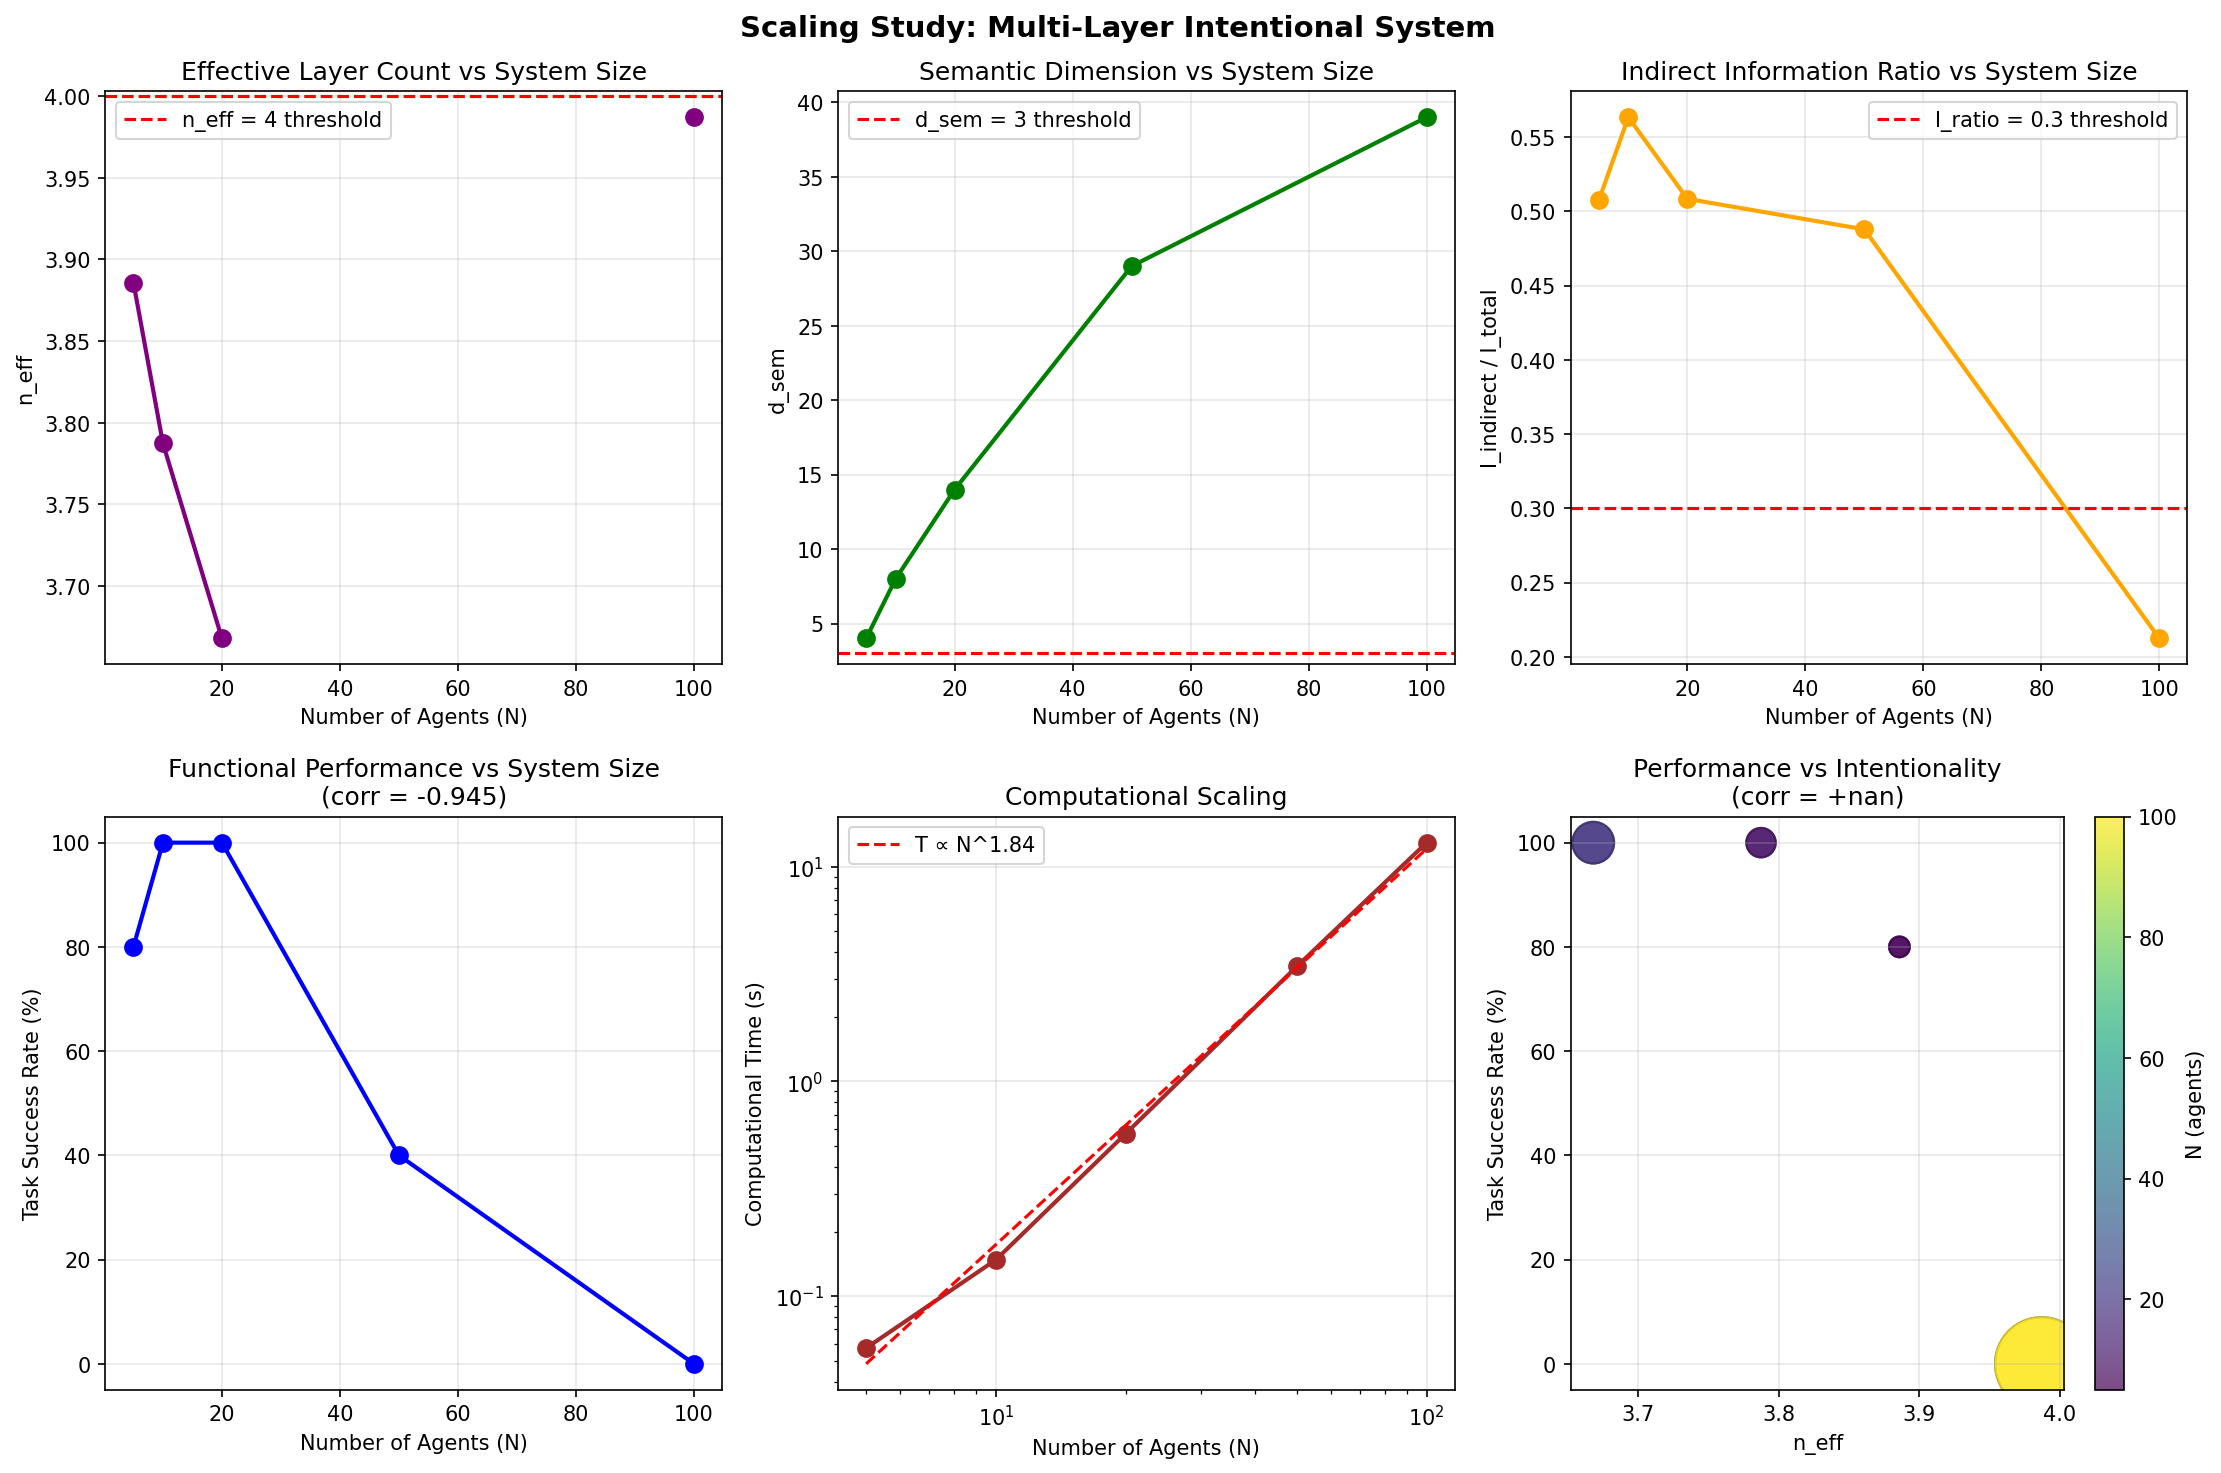

Recreate this plot in Python.
#!/usr/bin/env python3
"""
Scaling Studies for Multi-Layer Intentional System
===================================================

Testuje jak system skaluje się z liczbą agentów:
- N = 5 (baseline)
- N = 10 (small team)
- N = 50 (organization)
- N = 100 (large system)

Kluczowe pytania:
1. Czy intentionality rośnie z N?
2. Czy task-solving poprawia się z N?
3. Czy są phase transitions przy pewnych N?
4. Czy computational cost skaluje się liniowo czy kwadratowo?
"""

import numpy as np
import matplotlib.pyplot as plt
import json
import time
from typing import List, Dict

# Import z main file
import sys
sys.path.append('/home/claude')
from multi_layer_agent import (
    MultiLayerAgent, compute_coupling, compute_n_eff, 
    compute_semantic_dimension, compute_information_flow,
    Task, test_task_solving
)

# ============================================================================
# SCALING EXPERIMENT
# ============================================================================

def run_scaling_experiment(n_agents: int, state_dim: int = 64, n_layers: int = 4,
                           n_steps: int = 30, theta_base: float = 0.12, 
                           gamma: float = 0.1, verbose: bool = True):
    """
    Uruchom eksperyment dla danego N.
    """
    if verbose:
        print(f"\n{'='*70}")
        print(f"SCALING EXPERIMENT: N = {n_agents} agents")
        print(f"{'='*70}")
    
    start_time = time.time()
    
    # Inicjalizuj agentów
    agents = []
    for i in range(n_agents):
        theta = theta_base * (0.8 + 0.4 * np.random.rand())
        agent = MultiLayerAgent(f"Agent_{i+1}", state_dim, n_layers, theta)
        agents.append(agent)
    
    # Historia (tylko końcowe wartości dla scaling)
    final_metrics = {}
    
    # Główna pętla
    for step in range(n_steps):
        # 1. Oblicz coupling
        couplings = np.zeros((n_agents, n_agents))
        for i in range(n_agents):
            for j in range(i+1, n_agents):
                D_ij = compute_coupling(agents[i], agents[j])
                couplings[i,j] = D_ij
                couplings[j,i] = D_ij
        
        # 2. Update agents
        for i, agent in enumerate(agents):
            force = np.zeros(state_dim)
            for j in range(n_agents):
                if i != j:
                    diff = agents[j].state - agent.state
                    force += couplings[i,j] * diff
            
            force += np.random.randn(state_dim) * 0.01
            agent.update_state(force, dt=0.1)
        
        # Progress (tylko co 10 kroków)
        if verbose and (step % 10 == 0 or step == n_steps - 1):
            n_eff = compute_n_eff(agents)
            I_total, I_indirect, I_ratio = compute_information_flow(agents)
            print(f"  Step {step:3d}: n_eff={n_eff:.2f}, I_ratio={I_ratio:.3f}")
    
    # Końcowe metryki
    n_eff = compute_n_eff(agents)
    d_sem = compute_semantic_dimension(agents, method='pca', variance_threshold=0.90)
    I_total, I_indirect, I_ratio = compute_information_flow(agents)
    
    all_states = np.array([a.state for a in agents])
    V = np.var(all_states)
    sigma = 1.0 / (1.0 + V)
    
    sum_D = np.sum(couplings) / 2
    sum_theta_S = sum(a.theta * np.sum(a.layer_entropy) for a in agents)
    alpha = sum_D / (sum_theta_S + 1e-8)
    
    # Task solving
    np.random.seed(42)
    tasks = []
    for i in range(5):
        difficulty = 0.2 + i * 0.15
        target = np.random.randn(state_dim)
        target = target / np.linalg.norm(target)
        target *= difficulty
        tasks.append(Task(f"Task_{i+1}", target, difficulty))
    
    task_results = test_task_solving(agents, tasks, n_eff, I_ratio)
    
    elapsed_time = time.time() - start_time
    
    final_metrics = {
        'n_agents': n_agents,
        'n_eff': n_eff,
        'd_sem': d_sem,
        'I_ratio': I_ratio,
        'I_total': I_total,
        'I_indirect': I_indirect,
        'sigma': sigma,
        'alpha': alpha,
        'task_success_rate': task_results['success_rate'],
        'computational_time': elapsed_time,
        'coupling_density': sum_D / (n_agents * (n_agents - 1) / 2)
    }
    
    if verbose:
        print(f"\n  FINAL METRICS:")
        print(f"    n_eff = {n_eff:.2f}")
        print(f"    d_sem = {d_sem:.2f}")
        print(f"    I_ratio = {I_ratio:.3f}")
        print(f"    Task Success = {task_results['success_rate']:.1%}")
        print(f"    Time = {elapsed_time:.2f}s")
    
    return final_metrics


# ============================================================================
# MAIN SCALING STUDY
# ============================================================================

def main_scaling_study():
    """
    Główne scaling study: N = 5, 10, 20, 50, 100
    """
    print("="*70)
    print("MULTI-LAYER INTENTIONAL SYSTEM: SCALING STUDY")
    print("="*70)
    print("\nBadamy jak intencjonalność skaluje się z liczbą agentów N.")
    print("Hipoteza: Task-solving poprawia się z N (collective intelligence)")
    print("         ale tylko jeśli n_eff, d_sem, I_ratio pozostają wysokie.")
    
    # Parametry
    N_values = [5, 10, 20, 50, 100]
    state_dim = 64
    n_layers = 4
    n_steps = 30
    
    # Zbierz wyniki
    results = []
    
    for N in N_values:
        metrics = run_scaling_experiment(
            n_agents=N,
            state_dim=state_dim,
            n_layers=n_layers,
            n_steps=n_steps,
            verbose=True
        )
        results.append(metrics)
    
    # ========================================================================
    # ANALIZA I WIZUALIZACJA
    # ========================================================================
    
    print("\n" + "="*70)
    print("SCALING ANALYSIS")
    print("="*70)
    
    # Extract data
    N_array = np.array([r['n_agents'] for r in results])
    neff_array = np.array([r['n_eff'] for r in results])
    dsem_array = np.array([r['d_sem'] for r in results])
    Iratio_array = np.array([r['I_ratio'] for r in results])
    success_array = np.array([r['task_success_rate'] for r in results])
    time_array = np.array([r['computational_time'] for r in results])
    
    # Analiza statystyczna
    print(f"\nTrend analysis:")
    
    # Correlation: N vs task success
    corr_N_success = np.corrcoef(N_array, success_array)[0,1]
    print(f"  Corr(N, task_success) = {corr_N_success:+.3f}")
    
    # Correlation: n_eff vs task success
    corr_neff_success = np.corrcoef(neff_array, success_array)[0,1]
    print(f"  Corr(n_eff, task_success) = {corr_neff_success:+.3f}")
    
    # Computational scaling
    # Fit: time ~ a * N^b
    log_N = np.log(N_array)
    log_time = np.log(time_array)
    p = np.polyfit(log_N, log_time, 1)
    scaling_exponent = p[0]
    print(f"\n  Computational scaling: T ∝ N^{scaling_exponent:.2f}")
    if scaling_exponent < 1.5:
        print(f"    → Sub-quadratic scaling (efficient!)")
    elif scaling_exponent < 2.5:
        print(f"    → Approximately quadratic (expected)")
    else:
        print(f"    → Super-quadratic (inefficient)")
    
    # Wizualizacja
    fig, axes = plt.subplots(2, 3, figsize=(15, 10))
    fig.suptitle('Scaling Study: Multi-Layer Intentional System', 
                 fontsize=14, fontweight='bold')
    
    # Plot 1: n_eff vs N
    ax = axes[0, 0]
    ax.plot(N_array, neff_array, 'o-', linewidth=2, markersize=8, color='purple')
    ax.axhline(4, color='r', linestyle='--', label='n_eff = 4 threshold')
    ax.set_xlabel('Number of Agents (N)')
    ax.set_ylabel('n_eff')
    ax.set_title('Effective Layer Count vs System Size')
    ax.legend()
    ax.grid(True, alpha=0.3)
    
    # Plot 2: d_sem vs N
    ax = axes[0, 1]
    ax.plot(N_array, dsem_array, 'o-', linewidth=2, markersize=8, color='green')
    ax.axhline(3, color='r', linestyle='--', label='d_sem = 3 threshold')
    ax.set_xlabel('Number of Agents (N)')
    ax.set_ylabel('d_sem')
    ax.set_title('Semantic Dimension vs System Size')
    ax.legend()
    ax.grid(True, alpha=0.3)
    
    # Plot 3: I_ratio vs N
    ax = axes[0, 2]
    ax.plot(N_array, Iratio_array, 'o-', linewidth=2, markersize=8, color='orange')
    ax.axhline(0.3, color='r', linestyle='--', label='I_ratio = 0.3 threshold')
    ax.set_xlabel('Number of Agents (N)')
    ax.set_ylabel('I_indirect / I_total')
    ax.set_title('Indirect Information Ratio vs System Size')
    ax.legend()
    ax.grid(True, alpha=0.3)
    
    # Plot 4: Task Success vs N
    ax = axes[1, 0]
    ax.plot(N_array, success_array * 100, 'o-', linewidth=2, markersize=8, color='blue')
    ax.set_xlabel('Number of Agents (N)')
    ax.set_ylabel('Task Success Rate (%)')
    ax.set_title(f'Functional Performance vs System Size\n(corr = {corr_N_success:+.3f})')
    ax.grid(True, alpha=0.3)
    
    # Plot 5: Computational Time vs N
    ax = axes[1, 1]
    ax.loglog(N_array, time_array, 'o-', linewidth=2, markersize=8, color='brown')
    # Fit line
    fit_line = np.exp(p[1]) * N_array ** p[0]
    ax.loglog(N_array, fit_line, '--', color='red', 
              label=f'T ∝ N^{scaling_exponent:.2f}')
    ax.set_xlabel('Number of Agents (N)')
    ax.set_ylabel('Computational Time (s)')
    ax.set_title('Computational Scaling')
    ax.legend()
    ax.grid(True, alpha=0.3)
    
    # Plot 6: Task Success vs n_eff (correlation)
    ax = axes[1, 2]
    ax.scatter(neff_array, success_array * 100, s=100 * N_array / 5, 
               c=N_array, cmap='viridis', alpha=0.7, edgecolors='black')
    ax.set_xlabel('n_eff')
    ax.set_ylabel('Task Success Rate (%)')
    ax.set_title(f'Performance vs Intentionality\n(corr = {corr_neff_success:+.3f})')
    cbar = plt.colorbar(ax.scatter(neff_array, success_array * 100, 
                                   s=100 * N_array / 5, c=N_array, 
                                   cmap='viridis', alpha=0.7), ax=ax)
    cbar.set_label('N (agents)')
    ax.grid(True, alpha=0.3)
    
    plt.tight_layout()
    plt.savefig('/mnt/user-data/outputs/scaling_study.png', dpi=150, bbox_inches='tight')
    print(f"\n✓ Wizualizacja zapisana: scaling_study.png")
    
    # Zapisz wyniki
    output = {
        'scaling_results': results,
        'analysis': {
            'correlation_N_success': float(corr_N_success),
            'correlation_neff_success': float(corr_neff_success),
            'computational_scaling_exponent': float(scaling_exponent)
        }
    }
    
    with open('/mnt/user-data/outputs/scaling_results.json', 'w') as f:
        json.dump(output, f, indent=2)
    
    print(f"✓ Wyniki zapisane: scaling_results.json")
    
    # Podsumowanie
    print("\n" + "="*70)
    print("PODSUMOWANIE SCALING STUDY")
    print("="*70)
    
    print("\nTable of Results:")
    print(f"{'N':>5} | {'n_eff':>6} | {'d_sem':>6} | {'I_ratio':>7} | {'Success':>8} | {'Time':>7}")
    print("-" * 65)
    for r in results:
        print(f"{r['n_agents']:5d} | {r['n_eff']:6.2f} | {r['d_sem']:6.2f} | "
              f"{r['I_ratio']:7.3f} | {r['task_success_rate']*100:7.1f}% | {r['computational_time']:7.2f}s")
    
    print(f"\nKluczowe wnioski:")
    print(f"  1. Task success {'rośnie' if corr_N_success > 0 else 'spada'} z N (corr={corr_N_success:+.3f})")
    print(f"  2. n_eff {'pozytywnie koreluje' if corr_neff_success > 0 else 'negatywnie koreluje'} "
          f"z task success (corr={corr_neff_success:+.3f})")
    print(f"  3. Computational cost: T ∝ N^{scaling_exponent:.2f}")
    
    return results


# ============================================================================
# RUN
# ============================================================================

if __name__ == "__main__":
    results = main_scaling_study()
    print("\n✓ Scaling study zakończone!")
